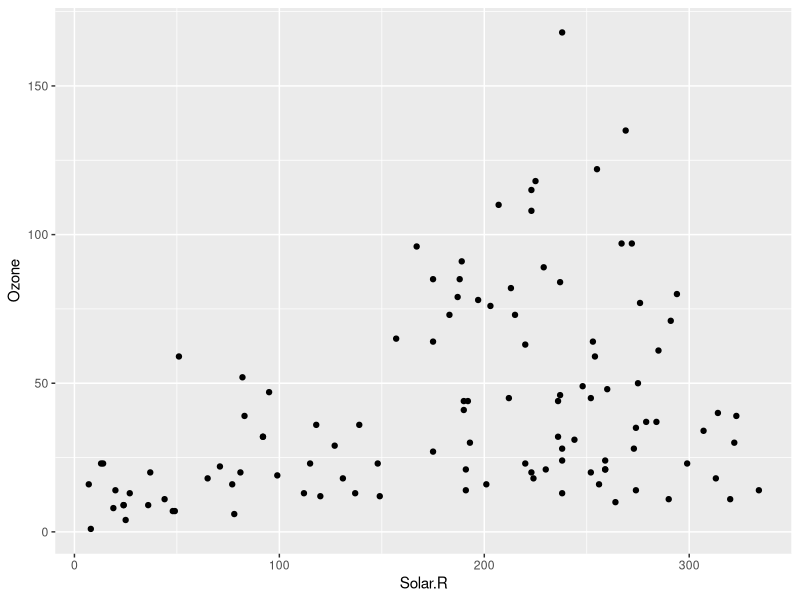

This figure's R source:
## ---- chunk 1
a <- 1:10
a
## ---- chunk 2
library(ggplot2)

ggplot(airquality, aes(x = Solar.R, y = Ozone)) + geom_point()
